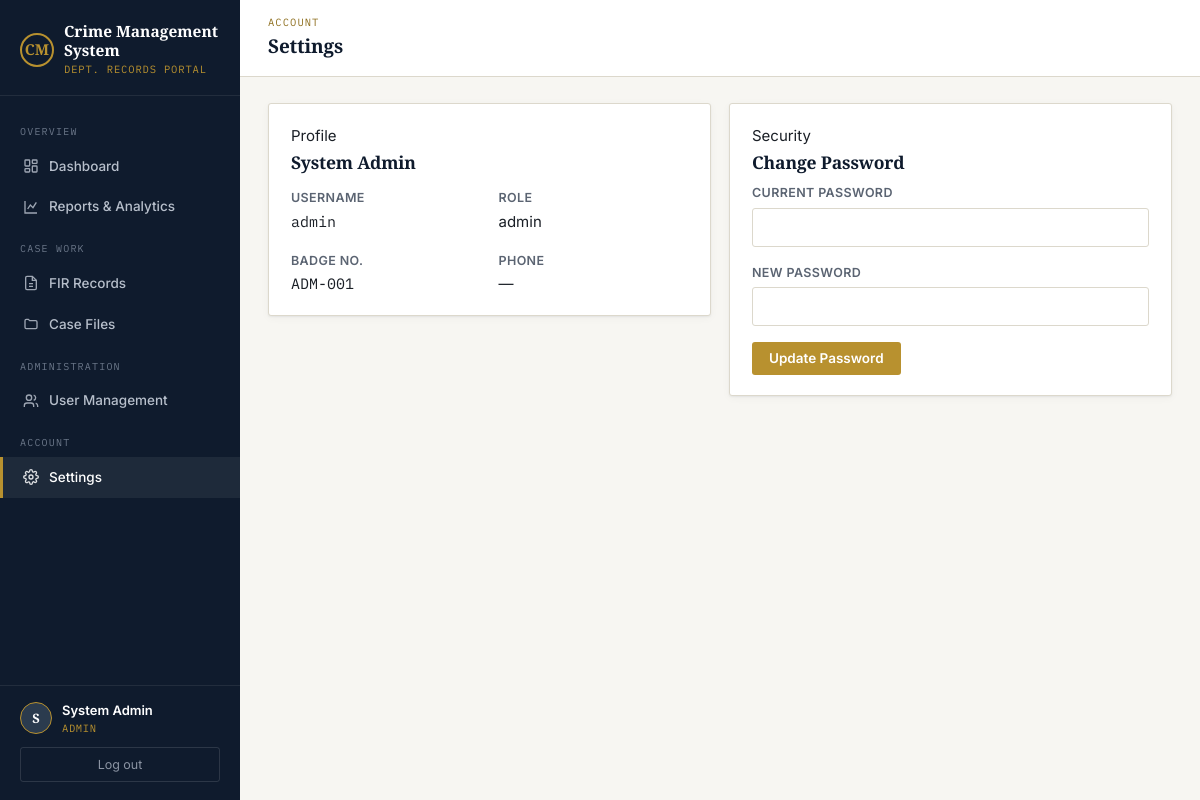
The app's page /settings (signed in) with its own data.
### models.py (models this page shows, shortened)
class User(db.Model, UserMixin):
    __tablename__ = "users"
    id = db.Column(db.Integer, primary_key=True)
    name = db.Column(db.String(120), nullable=False)
    username = db.Column(db.String(80), unique=True, nullable=False)
    email = db.Column(db.String(120), unique=True, nullable=True)
    password_hash = db.Column(db.String(255), nullable=False)
    role = db.Column(db.String(20), nullable=False, default="officer")  # admin | officer
    badge_number = db.Column(db.String(40), unique=True, nullable=True)
    phone = db.Column(db.String(20), nullable=True)
    is_active_user = db.Column(db.Boolean, default=True)
    created_at = db.Column(db.DateTime, default=datetime.utcnow)
    cases_assigned = db.relationship("Case", backref="officer", lazy=True,
                                      foreign_keys="Case.officer_id")
    @property
    def is_admin(self):
        return self.role == "admin"

### app.py (the view, shortened to what this page needs)
@app.route("/settings", methods=["GET", "POST"])
@login_required
def settings():
    return render_template("settings.html")

### app.py (called while the page is built)
@login_manager.user_loader
def load_user(user_id):
    return db.session.get(User, int(user_id))

@app.context_processor
def inject_globals():
    return {"now": datetime.utcnow()}

### templates/settings.html (shortened to what this page needs)
{% extends "base.html" %}
{% block eyebrow %}Account{% endblock %}
{% block page_title %}Settings{% endblock %}
{% block content %}
<div class="grid grid-2" style="align-items:start;">
  <div class="card card-pad">
    <span class="eyebrow">Profile</span>
    <h3 style="margin-top:2px;">{{ current_user.name }}</h3>
    <div class="grid grid-2" style="margin-top:12px;">
      <div><label style="margin-bottom:2px;">Username</label><div class="mono">{{ current_user.username }}</div></div>
      <div><label style="margin-bottom:2px;">Role</label><div>{{ current_user.role }}</div></div>
      <div><label style="margin-bottom:2px;">Badge No.</label><div class="mono">{{ current_user.badge_number or '—' }}</div></div>
      <div><label style="margin-bottom:2px;">Phone</label><div>{{ current_user.phone or '—' }}</div></div>
    </div>
  </div>
  <div class="card card-pad">
    <span class="eyebrow">Security</span>
    <h3 style="margin-top:2px;">Change Password</h3>
    <form method="POST">
      <div class="field"><label for="current_password">Current Password</label><input type="password" id="current_password" name="current_password" required></div>
      <div class="field"><label for="new_password">New Password</label><input type="password" id="new_password" name="new_password" required></div>
      <button type="submit" class="btn btn-brass">Update Password</button>
    </form>
  </div>
</div>
{% endblock %}

### templates/base.html (shortened to what this page needs)
<!DOCTYPE html>
<html lang="en">
<head>
<link rel="stylesheet" href="{{ url_for('static', filename='css/style.css') }}">
</head>
<body>
<div class="app-shell">
  <aside class="sidebar" id="sidebar">
    <div class="sidebar-brand">
      <div class="sidebar-brand-row">
        <span class="badge-mark">CM</span>
        <div>
          <div class="name">Crime Management<br>System</div>
          <div class="sub">Dept. Records Portal</div>
        </div>
      </div>
    </div>
    <nav class="sidebar-nav">
      <div class="nav-group-label">Overview</div>
      <a href="{{ url_for('dashboard') }}" class="nav-tab {{ 'active' if request.endpoint == 'dashboard' }}">
        <svg viewBox="0 0 24 24" fill="none" stroke="currentColor" stroke-width="2"><rect x="3" y="3" width="7" height="9" rx="1"/><rect x="14" y="3" width="7" height="5" rx="1"/><rect x="14" y="12" width="7" height="9" rx="1"/><rect x="3" y="16" width="7" height="5" rx="1"/></svg>
        Dashboard
      </a>
      <a href="{{ url_for('reports') }}" class="nav-tab {{ 'active' if request.endpoint == 'reports' }}">
        <svg viewBox="0 0 24 24" fill="none" stroke="currentColor" stroke-width="2"><path d="M3 3v18h18"/><path d="M7 15l4-6 4 4 5-8"/></svg>
        Reports &amp; Analytics
      </a>
      <div class="nav-group-label">Case Work</div>
      <a href="{{ url_for('fir_list') }}" class="nav-tab {{ 'active' if request.endpoint in ['fir_list','fir_new','fir_detail','fir_edit'] }}">
        <svg viewBox="0 0 24 24" fill="none" stroke="currentColor" stroke-width="2"><path d="M14 2H6a2 2 0 0 0-2 2v16a2 2 0 0 0 2 2h12a2 2 0 0 0 2-2V8z"/><path d="M14 2v6h6"/><path d="M9 13h6M9 17h6"/></svg>
        FIR Records
      </a>
      <a href="{{ url_for('case_list') }}" class="nav-tab {{ 'active' if request.endpoint in ['case_list','case_detail'] }}">
        <svg viewBox="0 0 24 24" fill="none" stroke="currentColor" stroke-width="2"><path d="M3 7a2 2 0 0 1 2-2h3l2 2h9a2 2 0 0 1 2 2v8a2 2 0 0 1-2 2H5a2 2 0 0 1-2-2z"/></svg>
        Case Files
      </a>
      {% if current_user.is_authenticated and current_user.is_admin %}
      <div class="nav-group-label">Administration</div>
      <a href="{{ url_for('user_list') }}" class="nav-tab {{ 'active' if request.endpoint in ['user_list','user_new','user_edit'] }}">
        <svg viewBox="0 0 24 24" fill="none" stroke="currentColor" stroke-width="2"><path d="M16 21v-2a4 4 0 0 0-4-4H6a4 4 0 0 0-4 4v2"/><circle cx="9" cy="7" r="4"/><path d="M22 21v-2a4 4 0 0 0-3-3.87"/><path d="M16 3.13a4 4 0 0 1 0 7.75"/></svg>
        User Management
      </a>
      {% endif %}
      <div class="nav-group-label">Account</div>
      <a href="{{ url_for('settings') }}" class="nav-tab {{ 'active' if request.endpoint == 'settings' }}">
        Settings
      </a>
    </nav>
    {% if current_user.is_authenticated %}
    <div class="sidebar-foot">
      <div class="sidebar-user">
        <span class="avatar-circle">{{ current_user.name[:1] }}</span>
        <div>
          <div class="u-name">{{ current_user.name }}</div>
          <div class="u-role">{{ current_user.role }}</div>
        </div>
      </div>
      <a href="{{ url_for('logout') }}" class="logout-link">Log out</a>
    </div>
    {% endif %}
  </aside>
  <div class="main-area">
    <header class="topbar">
      <div style="display:flex; align-items:center; gap:14px;">
        <div>
          <div class="eyebrow">{% block eyebrow %}Records Portal{% endblock %}</div>
          <h1>{% block page_title %}Dashboard{% endblock %}</h1>
        </div>
      </div>
    </header>
    <div class="content">
      {% block content %}{% endblock %}
    </div>
  </div>
</div>
</body>
</html>

### records on screen
User: name "S", name "System Admin", role "ADMIN", username "admin", role "admin", badge_number "ADM-001", phone "—"
